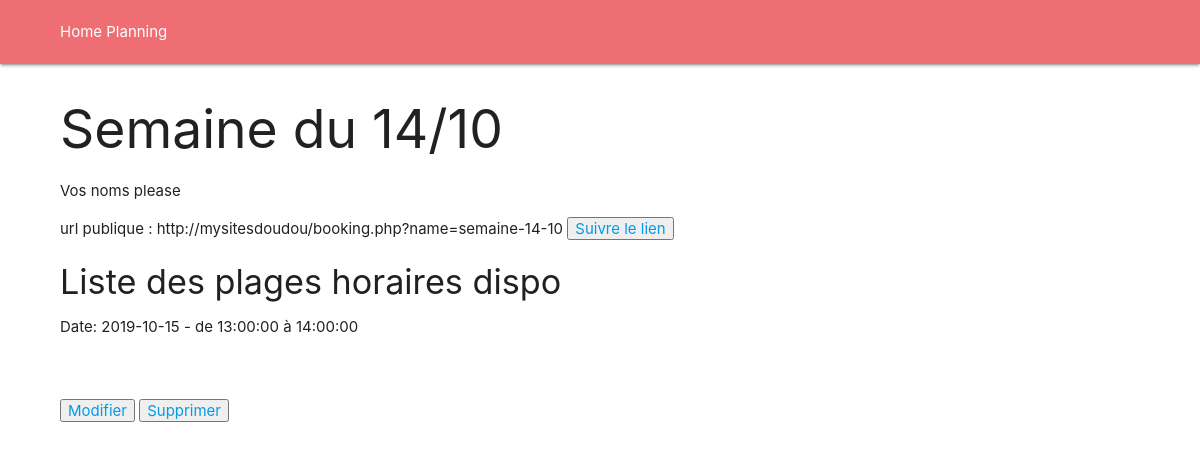
Page /show.php?id=2 on the committed database.
### tables this page shows
CREATE TABLE `planning` (
  `id` int(11) NOT NULL,
  `name` varchar(255) DEFAULT NULL,
  `description` varchar(255) DEFAULT NULL,
  `public_link` varchar(255) DEFAULT NULL,
  `is_multiple_users` int(2) DEFAULT NULL,
  `user_id` int(2) NOT NULL
);

CREATE TABLE `time_slot` (
  `id` int(11) NOT NULL,
  `name` varchar(90) DEFAULT NULL,
  `description` varchar(90) DEFAULT NULL,
  `date_available` date DEFAULT NULL,
  `time_start` time DEFAULT NULL,
  `time_end` time DEFAULT NULL,
  `is_booked` int(2) NOT NULL DEFAULT 0,
  `planning_id` int(11) NOT NULL
);

### show.php (the view, shortened to what this page needs)
<!DOCTYPE html>
<html lang="fr">
<head>
    <link rel="stylesheet" href="https://cdnjs.cloudflare.com/ajax/libs/materialize/1.0.0/css/materialize.min.css">
    <link rel="stylesheet" href="style.css"/>
</head>
<body>
  <header>
      <nav>
          <a href="index.php">Home</a>
          <a href="#">Planning</a>
      </nav>
  </header>
  <div id="mainContent">
    <section>
      <?php
      try {
        $bdd = new PDO('mysql:host=localhost;dbname=doudou;charset=utf8', 'root', 'root');
      } catch(PDOException $e) {
        die($e->getMessage());
      }
      $query = "SELECT * FROM planning WHERE id = :id";
      $stmt = $bdd->prepare ($query);
      $stmt -> bindValue(':id', $_GET['id']);
      $stmt -> execute();
      $planning = $stmt->fetch(PDO::FETCH_ASSOC);
      ;?>
      <article>
        <h2><?php echo $planning['name'];?></h2>
        <p><?php echo $planning['description'];?></p>
        url publique : http://mysitesdoudou/booking.php?name=<?php echo $planning['public_link'];?>
        <button class"btn">
          <a href="http://mysitesdoudou/booking.php?name=<?php echo $planning['public_link'];?>" target="_blank">
            Suivre le lien
          </a>
        </button>
      </article>
      <h4>Liste des plages horaires dispo</h4>
      <?php
      try {
        $bdd = new PDO('mysql:host=localhost;dbname=doudou;charset=utf8', 'root', 'root');
      } catch(PDOException $e) {
        die($e->getMessage());
      }
      $query = "SELECT * FROM time_slot WHERE planning_id = :id";
      $stmt = $bdd->prepare ($query);
      $stmt -> bindValue(':id', $_GET['id']);
      $stmt -> execute();
      $timeSlots = $stmt->fetchAll(PDO::FETCH_ASSOC);
      echo '<ul>';
      foreach($timeSlots as $timeSlot) {
        echo '<li>Date: '.$timeSlot['date_available'].' - de '.$timeSlot['time_start'].' à '.$timeSlot['time_end'].'</li>';
      }
      echo '</ul>';
      ;?>
      <br/><br/>
      <button class"btn">
        <a href="http://mysitesdoudou/edit.php?id=<?php echo $planning['id'];?>" target="_blank">
          Modifier
        </a>
      </button>
      <button class"btn">
        <a href="http://mysitesdoudou/delete.php?id=<?php echo $planning['id'];?>" target="_blank">
          Supprimer
        </a>
      </button>
    </section>
  </div>
</body>
</html>

### style.css (style rules this page uses)
nav { padding-left: 5%; padding-right: 5% }
#mainContent { margin: 0 auto; width: 90% }

### rows in the picture
planning: name "Semaine du 14/10", description "Vos noms please", public_link "semaine-14-10"
time_slot: date_available "2019-10-15", time_start "13:00:00", time_end "14:00:00"
